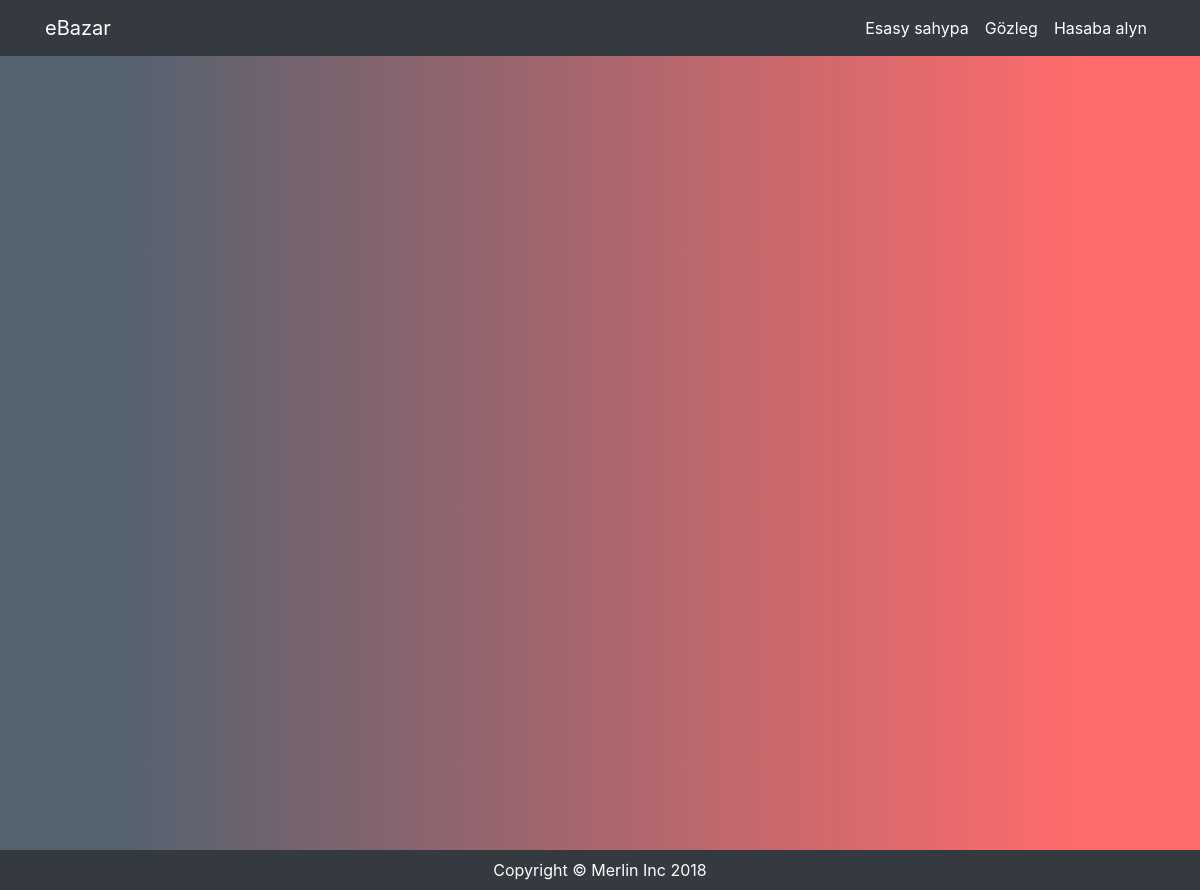
The app's page /emarket/user/1/, older data.
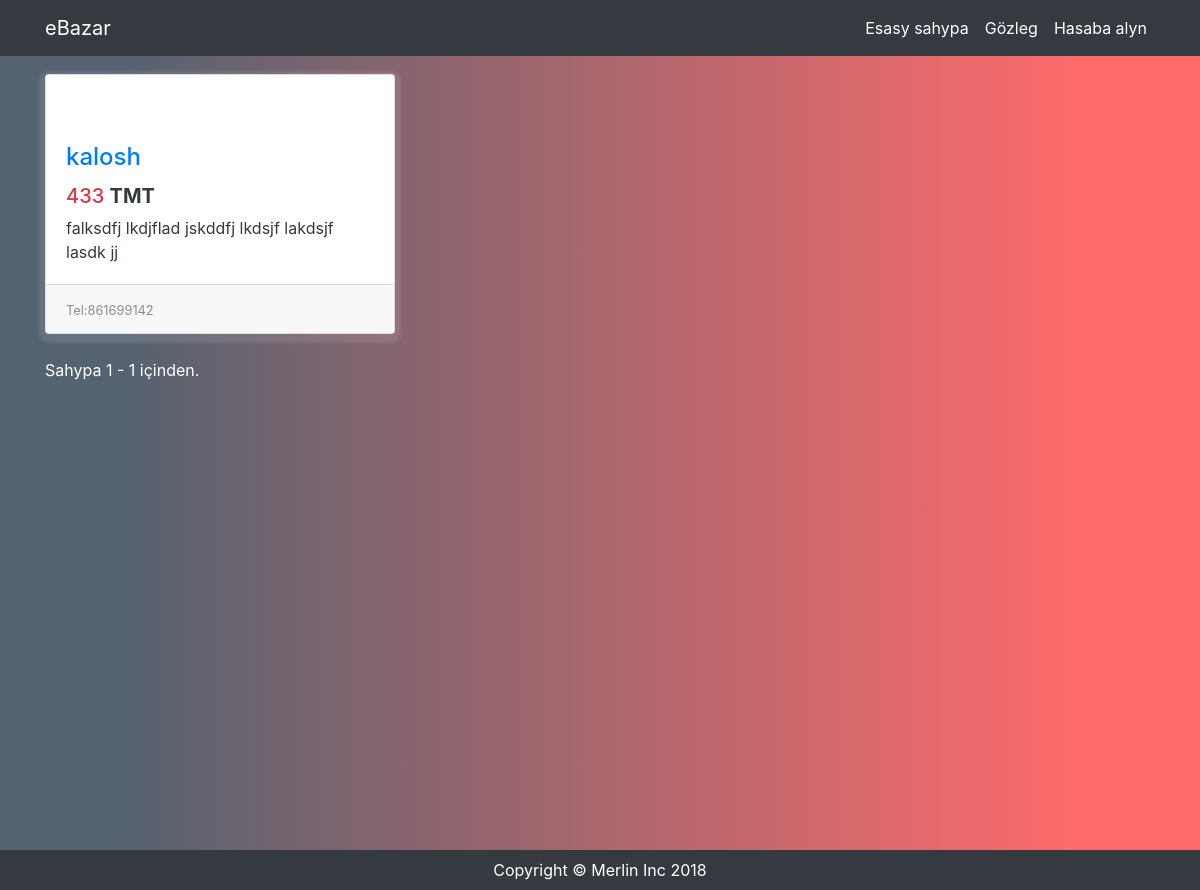
The same page, newer data.
### emarket/models.py (models this page shows, shortened)
class Item(models.Model):
    user = models.ForeignKey(User, on_delete=models.CASCADE)
    category = models.ForeignKey(Category, on_delete=models.CASCADE)
    name = models.CharField(max_length=60, blank=False, null=False)
    user_phone = models.CharField(max_length=12, null=False, blank=False)
    location = models.ForeignKey(Location,  on_delete=models.CASCADE)
    description = models.TextField(max_length=600, blank=False, null=False)
    price = models.IntegerField(blank=False, null=True)
    updated = models.DateTimeField(auto_now_add=False, auto_now=True)
    timestamp = models.DateTimeField(auto_now_add=True, auto_now=False)

### emarket/views.py (the view)
# urls.py: url(r'^user/(?P<user_id>[\w\-]+)/$', views.user, name='user'),
def user(request, user_id):
    items = Item.objects.filter(user_id=user_id)
    pics = Item_Image.objects.all()
    if items:
        paginator = Paginator(items, 9)
        page = request.GET.get('page')
        try:
            items = paginator.page(page)
        except PageNotAnInteger:
            items = paginator.page(1)
        except EmptyPage:
            items = paginator.page(paginator.num_pages)
    return render(request, 'emarket/user.html', {'items': items, 'pics': pics, })

### emarket/templatetags/categories.py (called while the page is built)
@register.inclusion_tag('emarket/navcats.html')
def get_category_list():
    return {'navcats': Category.objects.all()}

### templates/emarket/user.html (shortened to what this page needs)
{% extends 'emarket/base/base2.html' %}
{% load staticfiles %}
{% block head %}
        <link rel="stylesheet" href="{% static 'vendor/flickity/flickity.min.css' %}">
{% endblock %}
{% block body %}
    <div class="container">
        <div class="row">
            {% for item in items %}
        <div class="col-lg-4 col-md-6 mb-4 text-dark">
            <div class="card h-100">
                <div id="owl-list-flickity" class="main-gallery flickity-viewport">
                    {% for pic in pics %}
                        {% if pic.item == item %}
                            <div class="gallery-cell">
                            </div>
                        {% endif %}
                    {% endfor %}
                </div>
                <div class="card-body">
                    <h4 class="card-title">
                        <a href="{% url 'show_item' item.id %}">{{ item.name }}</a>
                    </h4>
                    <h5 class="text-danger">{{ item.price }} <strong class="text-dark">TMT</strong></h5>
                    <p class="card-text">{{ item.description|truncatechars:60 }}</p>
                </div>
                <div class="card-footer">
                    <small class="text-muted">Tel:{{ item.user_phone }}</small>
                </div>
            </div>
        </div>
    {% endfor %}
        </div>
    {% if items %}
            <div class="pagination">
                <span class="step-links">
                    <span class="current">
                        Sahypa {{ items.number }} - {{ items.paginator.num_pages }} içinden.
                    </span>
                </span>
            </div>
    {% endif %}
    </div>
{% endblock %}

Row changes from the older to the newer data that the page shows:
added Item: name "kalosh", price "433", description "falksdfj lkdjflad jskddfj lkdsjf lakdsjf lasdk jj", user_phone "861699142"
Text that changed along with them:
{{ items.number }}: (not shown) → "1"
{{ items.paginator.num_pages }}: (not shown) → "1"
text now shown: "Sahypa - içinden."
